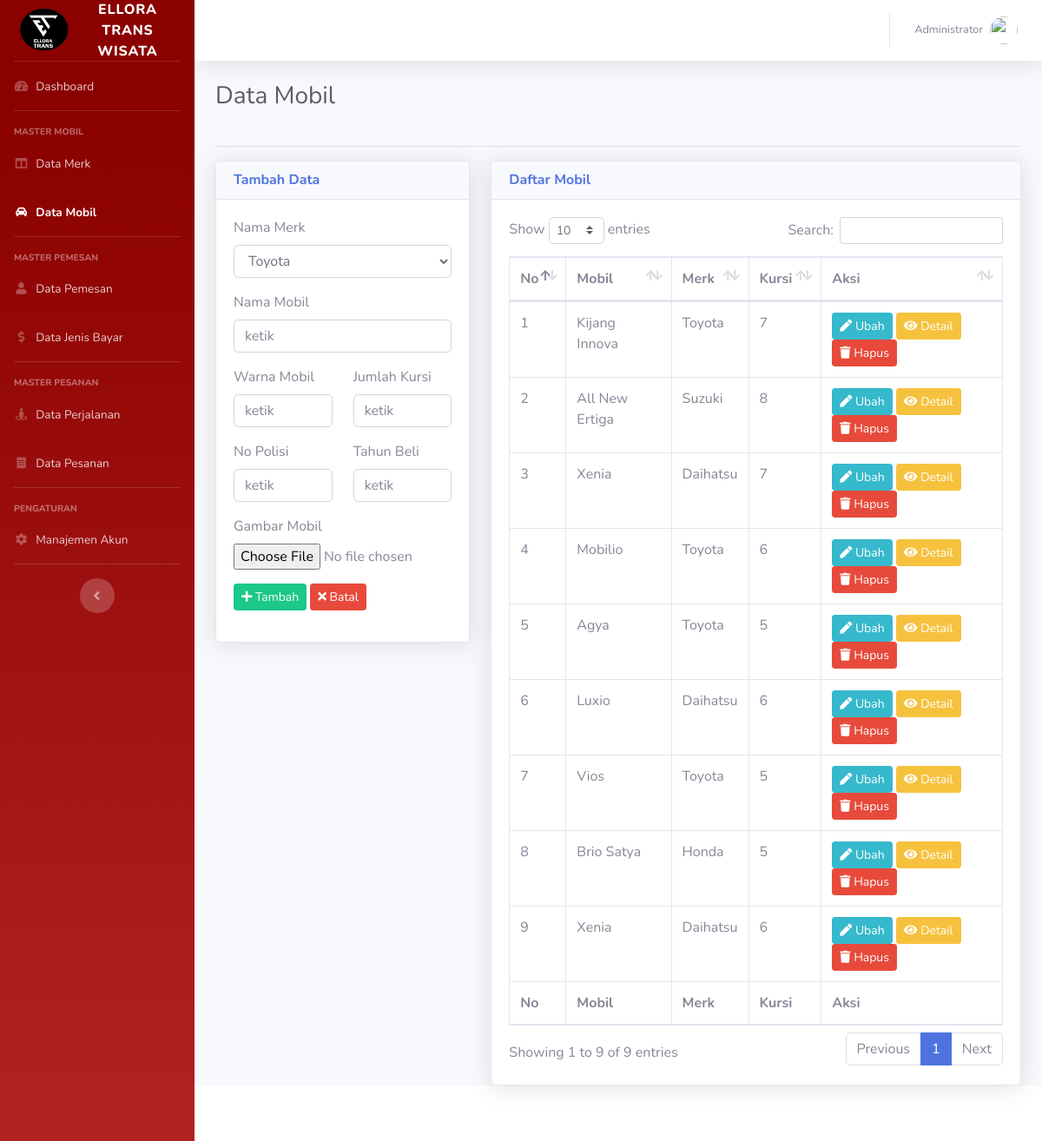
Screenshot of /mobil (signed in) with the database file from the repository.
### tables this page shows
CREATE TABLE `tbl_mobil` (
  `id` int(11) NOT NULL,
  `nama` varchar(30) DEFAULT NULL,
  `warna` varchar(20) DEFAULT NULL,
  `no_polisi` varchar(10) DEFAULT NULL,
  `jumlah_kursi` int(1) DEFAULT NULL,
  `tahun_beli` int(4) DEFAULT NULL,
  `gambar` varchar(100) DEFAULT NULL,
  `id_merk` int(11) DEFAULT NULL
);

CREATE TABLE `tbl_merk` (
  `id` int(11) NOT NULL,
  `merk` varchar(20) DEFAULT NULL
);

### core/Database.php (called while the page is built, shortened)
<?php
class Database
{
	public function __construct()
	{
		$this->_koneksi = new mysqli(DB_HOST, DB_USER, DB_PASS, DB_NAME);
	}
	public function query($query)
	{
		return $this->_koneksi->query($query);
	}
}

### controllers/C_Mobil.php (called while the page is built, shortened)
<?php
class C_Mobil extends Controller{
	public function __construct(){
		$this->merk = $this->model('M_Merk');
		$this->mobil = $this->model('M_Mobil');
	}
	public function index(){
		$data = [
			'aktif' => 'mobil',
			'judul' => 'Data Mobil',
			'data_merk' => $this->merk->lihat(),
			'data_mobil' => $this->mobil->lihat(),
			'no' => 1
		];
		$this->view('mobil/index', $data);
	}
}

### index.php (called while the page is built, shortened)
<?php
require_once BASEPATH . DS . 'core' . DS . 'Controller.php';
require_once BASEPATH . DS . 'core' . DS . 'Route.php';
require_once BASEPATH . DS . 'core' . DS . 'Database.php';
require_once BASEPATH . DS . 'core' . DS . 'Model.php';
new Route();
?>

### functions/url_function.php (called while the page is built, shortened)
<?php
function base_url($path = null){
	if(isset($path)){
		$path = filter_var($path, FILTER_SANITIZE_URL);
		$path = rtrim($path, '/');
		return BASE_URL . $path;
	}
	return BASE_URL;
}

### functions/web_function.php (called while the page is built)
<?php
function partial($file, $data = null){
	if (isset($data)) {
		$data = $data;
	}
	require_once V_PATH . DS . '_partials' . DS . $file . '.php';
}

### core/Model.php (called while the page is built, shortened)
<?php
class Model {
	public function __construct(){
		$this->db = new Database();
	}
	public function get($table, $kolom = []){
		if (count($kolom) == 0) {
			$this->_query = "SELECT * FROM {$table}";
		}
	}
	public function setQuery($query){
		$this->_query = $query;
	}
	public function execute(){
		return $this->db->query($this->_query);
	}
}

### models/M_Merk.php (called while the page is built, shortened)
<?php
class M_Merk extends Model{
	public function lihat(){
		$query = $this->execute();
		return $query;
	}
}

### models/M_Mobil.php (called while the page is built, shortened)
<?php
class M_Mobil extends Model {
	public function lihat(){
		$query = $this->execute();
		return $query;
	}
}

### views/mobil/index.php (the view, shortened to what this page needs)
<!DOCTYPE html>
<html lang="en">
<head>
	<link href="<?= base_url('sb-admin-2/') ?>/vendor/fontawesome-free/css/all.min.css" rel="stylesheet" type="text/css">
	<link href="<?= base_url('sb-admin-2/') ?>/css/sb-admin-2.min.css" rel="stylesheet">
	<link href="<?= base_url('sb-admin-2/') ?>/vendor/datatables/dataTables.bootstrap4.min.css" rel="stylesheet">
</head>
<body id="page-top">
	<div id="wrapper">
	<?php partial('navbar', $aktif) ?>
	<div id="content-wrapper" class="d-flex flex-column">
		<div id="content">
		<?php partial('topbar') ?>
			<div class="container-fluid">
				<div class="row">
					<div class="col-sm-12">
						<div class="clearfix">
							<div class="float-left">
								<h1 class="h3 mb-4 text-gray-800"><?= $judul ?></h1>
							</div>
						</div>
						<hr>
					</div>
				</div>
				<div class="row">
					<div class="col-sm-4">
						<div class="card shadow">
							<div class="card-header">
								<h6 class="m-0 font-weight-bold text-primary">Tambah Data</h6>
							</div>
							<div class="card-body">
								<form method="POST" action="<?= base_url('mobil/tambah') ?>" enctype="multipart/form-data">
								  	<div class="form-group">
										<label for="merk">Nama Merk</label>
										<select name="id_merk" id="merk" class="form-control">
											<?php while($merk = $data_merk->fetch_object()) : ?>
												<option value="<?= $merk->id ?>"><?= $merk->merk ?></option>
											<?php endwhile; ?>
										</select>
								  	</div>
								  	<div class="form-group">
								  		<label for="nama">Nama Mobil</label>
								  		<input type="text" name="nama" id="nama" required="required" placeholder="ketik" autocomplete="off" class="form-control">
								  	</div>
								  	<div class="row">
									  	<div class="form-group col-6">
									  		<label for="warna">Warna Mobil</label>
									  		<input type="text" name="warna" id="warna" required="required" placeholder="ketik" autocomplete="off" class="form-control">
									  	</div>
									  	<div class="form-group col-6">
									  		<label for="jumlah_kursi">Jumlah Kursi</label>
									  		<input type="number" name="jumlah_kursi" id="jumlah_kursi" required="required" placeholder="ketik" autocomplete="off" class="form-control">
									  	</div>
								  	</div>
									<div class="row">
									  	<div class="form-group col-6">
									  		<label for="no_polisi">No Polisi</label>
									  		<input type="text" name="no_polisi" id="no_polisi" required="required" placeholder="ketik" autocomplete="off" class="form-control">
									  	</div>
									  	<div class="form-group col-6">
									  		<label for="tahun_beli">Tahun Beli</label>
									  		<input type="number" name="tahun_beli" id="tahun_beli" required="required" placeholder="ketik" autocomplete="off" class="form-control">
									  	</div>
								  	</div>
								  	<div class="form-group">
								  		<label for="gambar">Gambar Mobil</label>
								  		<input type="file" name="gambar" id="gambar" required="required" placeholder="ketik" autocomplete="off" class="form-control-file">
								  	</div>
								  	<div class="form-group">
										<button type="submit" class="btn btn-sm btn-success" name="tambah"><i class="fa fa-plus"></i> Tambah</button>
										<button type="reset" class="btn btn-sm btn-danger"><i class="fa fa-times"></i> Batal</button>
								  	</div>
								</form>
							</div>
						</div>
					</div>
					<div class="col-sm-8">
						<div class="card shadow">
							<div class="card-header">
								<h6 class="m-0 font-weight-bold text-primary">Daftar Mobil</h6>
							</div>
							<div class="card-body">
								<table class="table table-bordered" id="dataTable" cellspacing="0">
	                  				<thead>
	                    				<tr>
	                    					<th>No</th>
	                    					<th>Mobil</th>
	                    					<th>Merk</th>
	                    					<th>Kursi</th>
	                    					<th>Aksi</th>
	                    				</tr>
	                 				</thead>
	                  				<tfoot>
	                    				<tr>
	                    					<th>No</th>
	                    					<th>Mobil</th>
	                    					<th>Merk</th>
	                    					<th>Kursi</th>
	                    					<th>Aksi</th>
	                    				</tr>
	                  				</tfoot>
	                 				<tbody>
										<?php while($mobil = $data_mobil->fetch_object()) : ?>
											<tr>
												<td><?= $no++ ?></td>
												<td><?= $mobil->nama ?></td>
												<td><?= $mobil->merk ?></td>
												<td><?= $mobil->jumlah_kursi ?></td>
												<td>
													<a href="<?= base_url('mobil/ubah/' . $mobil->id) ?>" class="btn btn-sm btn-info"><i class="fa fa-pen"></i> Ubah</a>
													<a href="<?= base_url('mobil/detail/' . $mobil->id) ?>" class="btn btn-sm btn-warning"><i class="fa fa-eye"></i> Detail</a>
	                 								<a href="<?= base_url('mobil/hapus/' . $mobil->id) ?>" class="btn btn-sm btn-danger" onclick="return confirm('apakah anda yakin?')"><i class="fa fa-trash"></i> Hapus</a>
												</td>
											</tr>
										<?php endwhile; ?>
	                 				</tbody>
              					</table>
							</div>
						</div>
					</div>
				</div>
			</div>
		</div>
		<?php partial('footer') ?>
	</div>
	</div>
</body>
</html>

### core/Route.php (shortened to what this page needs)
<?php
class Route {
	protected $_url;
	protected $_controller;
	protected $_method;
	protected $_params = [];
	public function __construct(){
		if(method_exists($this->_controller, $this->_method)) call_user_func_array([$this->_controller, $this->_method], $this->_params);
		else die('method tidak ditemukan!');
	}
	protected function _dispatchUrl(){
		$this->_url = isset($_GET['url']) ? $_GET['url'] : '';
		$this->_url = filter_var($this->_url, FILTER_SANITIZE_URL);
		$this->_url = rtrim($this->_url, '/');
		$this->_url = explode('/', $this->_url);
	}
	protected function _setController(){
		if($this->_url[0] != '') $this->_controller = 'C_' . ucfirst($this->_url[0]);
		else $this->_controller = DEFAULT_CONTROLLER;
		if(file_exists(C_PATH . DS . $this->_controller . '.php')) {
			$this->_controller = new $this->_controller();
		} else { die('controller tidak ditemukan!'); }
	}
	protected function _setMethod(){
		if(isset($this->_url[1])) $this->_method = $this->_url[1];
		else $this->_method = 'index';
	}
}

### core/Controller.php (shortened to what this page needs)
<?php
class Controller {
	public function view($view, $data = []){
		if(file_exists(V_PATH . DS . $view . '.php')) require_once V_PATH . DS . $view . '.php';
		else die('view tidak ditemukan!');
	}
	public function model($model){
		return new $model();
	}
	public function library($library){
		return new $library();
	}
}

### views/_partials/navbar.php
<ul class="navbar-nav bg-gradient-primary sidebar sidebar-dark accordion" id="accordionSidebar">
    <a class="sidebar-brand d-flex align-items-center justify-content-center" href="<?= base_url('dashboard') ?>">
        <div class="sidebar-brand-icon">
            <img src="<?= base_url('uploads/logon.png') ?>" width="70" height="60" />
        </div>
        <div class="sidebar-brand-text mx-3">Ellora Trans Wisata</div>
    </a>
    <hr class="sidebar-divider my-0">
    <li class="nav-item <?= $data == 'dashboard' ? 'active' : '' ?>">
        <a class="nav-link" href="<?= base_url('dashboard') ?>">
            <i class="fas fa-fw fa-tachometer-alt"></i>
            <span>Dashboard</span>
        </a>
    </li>
    <hr class="sidebar-divider">
    <div class="sidebar-heading">
        Master Mobil
    </div>
    <li class="nav-item <?= $data == 'merk' ? 'active' : '' ?>">
        <a class="nav-link" href="<?= base_url('merk') ?>">
            <i class="fas fa-fw fa-columns"></i>
            <span>Data Merk</span>
        </a>
    </li>
    <li class="nav-item <?= $data == 'mobil' ? 'active' : '' ?>">
        <a class="nav-link" href="<?= base_url('mobil') ?>">
            <i class="fas fa-fw fa-car-alt"></i>
            <span>Data Mobil</span>
        </a>
    </li>
    <hr class="sidebar-divider">
    <div class="sidebar-heading">
        Master Pemesan
    </div>
    <li class="nav-item <?= $data == 'pemesan' ? 'active' : '' ?>">
        <a class="nav-link" href="<?= base_url('pemesan') ?>">
            <i class="fas fa-fw fa-user"></i>
            <span>Data Pemesan</span>
        </a>
    </li>
    <li class="nav-item <?= $data == 'jenis_bayar' ? 'active' : '' ?>">
        <a class="nav-link" href="<?= base_url('jenis_bayar') ?>">
            <i class="fas fa-fw fa-dollar-sign"></i>
            <span>Data Jenis Bayar</span>
        </a>
    </li>
    <hr class="sidebar-divider">
    <div class="sidebar-heading">
        Master Pesanan
    </div>
    <li class="nav-item <?= $data == 'perjalanan' ? 'active' : '' ?>">
        <a class="nav-link" href="<?= base_url('perjalanan') ?>">
            <i class="fas fa-fw fa-street-view"></i>
            <span>Data Perjalanan</span>
        </a>
    </li>
    <li class="nav-item <?= $data == 'pesanan' ? 'active' : '' ?>">
        <a class="nav-link" href="<?= base_url('pesanan') ?>">
            <i class="fas fa-fw fa-receipt"></i>
            <span>Data Pesanan</span>
        </a>
    </li>
    <hr class="sidebar-divider">
    <div class="sidebar-heading">
        Pengaturan
    </div>
    <li class="nav-item <?= $data == 'akun' ? 'active' : '' ?>">
        <a class="nav-link" href="<?= base_url('akun') ?>">
            <i class="fas fa-fw fa-cog"></i>
            <span>Manajemen Akun</span>
        </a>
    </li>
    <hr class="sidebar-divider d-none d-md-block">
    <div class="text-center d-none d-md-inline">
        <button class="rounded-circle border-0" id="sidebarToggle"></button>
    </div>
</ul>

### views/_partials/topbar.php (shortened to what this page needs)
<nav class="navbar navbar-expand navbar-light bg-white topbar mb-4 static-top shadow">
    <ul class="navbar-nav ml-auto">
        <li class="nav-item dropdown no-arrow">
            <a class="nav-link dropdown-toggle" href="#" id="userDropdown" role="button" data-toggle="dropdown" aria-haspopup="true" aria-expanded="false">
            <span class="mr-2 d-none d-lg-inline text-gray-600 small"><?= $_SESSION['login']['nama'] ?></span>
            <img class="img-profile rounded-circle" src="<?= base_url('uploads') . '/' . $_SESSION['login']['foto'] ?>">
            </a>
        </li>
    </ul>
</nav>

### views/_partials/footer.php (shortened to what this page needs)
<footer class="sticky-footer bg-white">
</footer>

### rows the page displays
tbl_mobil: nama "Kijang Innova", id_merk.merk "Toyota", jumlah_kursi "7"
tbl_mobil: nama "All New Ertiga", id_merk.merk "Suzuki", jumlah_kursi "8"
tbl_mobil: nama "Xenia", id_merk.merk "Daihatsu", jumlah_kursi "7"
tbl_mobil: nama "Mobilio", id_merk.merk "Toyota", jumlah_kursi "6"
tbl_mobil: nama "Agya", id_merk.merk "Toyota", jumlah_kursi "5"
tbl_mobil: nama "Luxio", id_merk.merk "Daihatsu", jumlah_kursi "6"
tbl_mobil: nama "Vios", id_merk.merk "Toyota", jumlah_kursi "5"
tbl_mobil: nama "Brio Satya", id_merk.merk "Honda", jumlah_kursi "5"
tbl_mobil: nama "Xenia", id_merk.merk "Daihatsu", jumlah_kursi "6"

### other values shown
$_SESSION['login']['nama'] "Administrator"
$judul "Data Mobil"
form field id_merk "Toyota"
